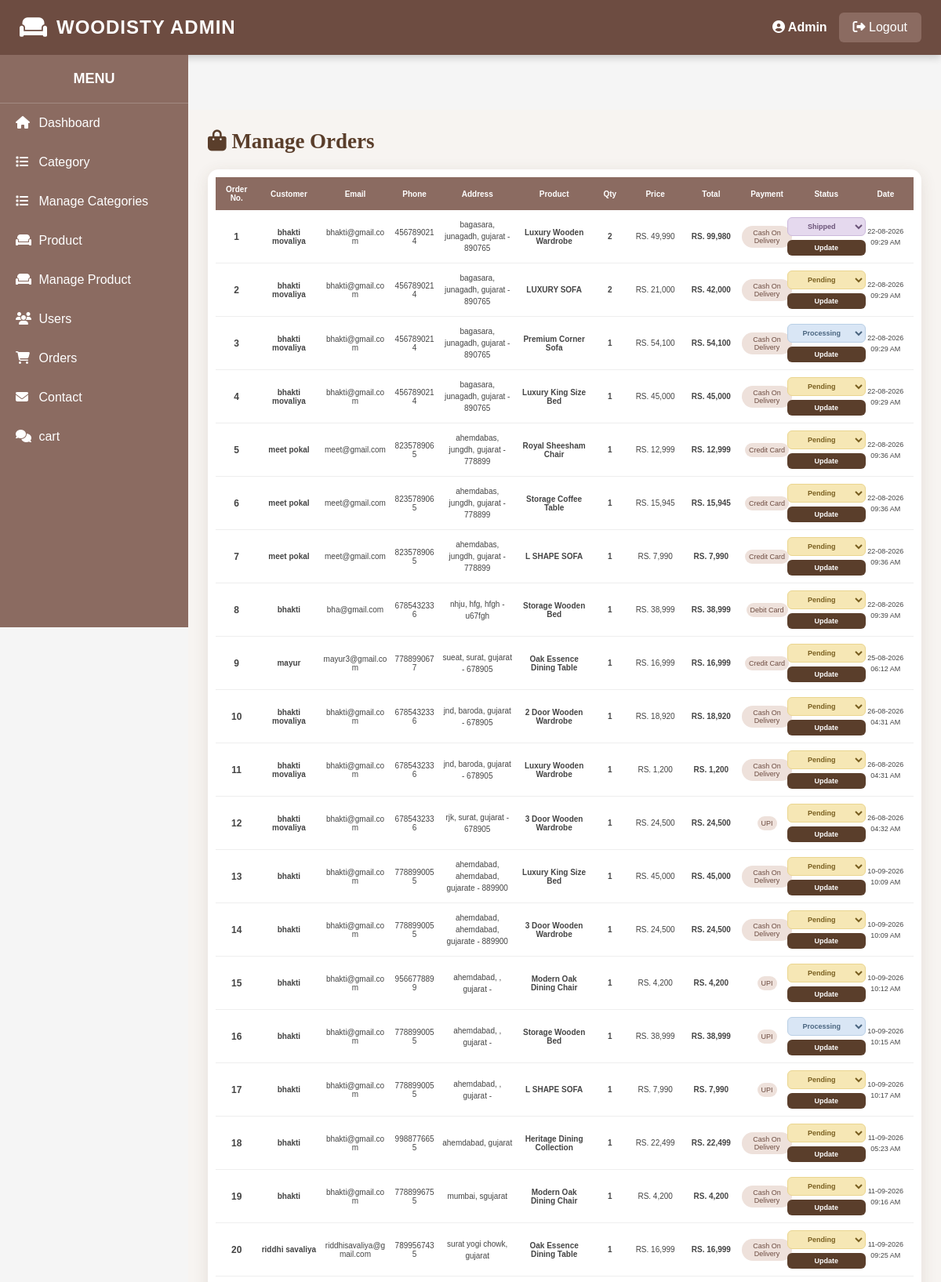
Screenshot of /admin/order.php (signed in, upper part) with the database file from the repository.
### tables this page shows
CREATE TABLE `orders` (
  `id` int(11) NOT NULL,
  `order_number` int(11) NOT NULL,
  `user_id` int(11) DEFAULT NULL,
  `customer_name` varchar(100) NOT NULL,
  `customer_email` varchar(150) NOT NULL,
  `customer_phone` varchar(20) NOT NULL,
  `customer_address` text NOT NULL,
  `product_name` varchar(200) NOT NULL,
  `quantity` int(11) NOT NULL,
  `price` decimal(10,2) NOT NULL,
  `total_amount` decimal(10,2) NOT NULL,
  `payment_method` varchar(50) NOT NULL,
  `order_status` varchar(50) DEFAULT 'Pending',
  `created_at` timestamp NOT NULL DEFAULT CURRENT_TIMESTAMP
);

### admin/order.php (the view, shortened to what this page needs)
<?php
include("../connection.php");
?>
<?php
include("heder.php");
include("sidebar.php");
?>
<link
    rel="stylesheet"
    href="https://cdnjs.cloudflare.com/ajax/libs/font-awesome/6.5.2/css/all.min.css"
>
<div class="content">
    <div class="page-header">
        <h2>
            <i class="fas fa-shopping-bag"></i>
            Manage Orders
        </h2>
    </div>
    <div class="order-table-box">
        <table class="order-table">
            <tr>
                <th>Order No.</th>
                <th>Customer</th>
                <th>Email</th>
                <th>Phone</th>
                <th>Address</th>
                <th>Product</th>
                <th>Qty</th>
                <th>Price</th>
                <th>Total</th>
                <th>Payment</th>
                <th>Status</th>
                <th>Date</th>
            </tr>
<?php
$result = mysqli_query(
    $con,
    "SELECT *
     FROM orders
     ORDER BY created_at ASC, id ASC"
);
$order_display_number = 1;
if(mysqli_num_rows($result) > 0)
{
    while($row = mysqli_fetch_assoc($result))
    {
?>
            <tr>
                <td class="order-id">
                    <?php
                    echo $order_display_number;
                    ?>
                </td>
                <td class="customer-name">
                    <?php
                    echo htmlspecialchars(
                        $row['customer_name']
                    );
                    ?>
                </td>
                <td class="customer-email">
                    <?php
                    echo htmlspecialchars(
                        $row['customer_email']
                    );
                    ?>
                </td>
                <td class="customer-phone">
                    <?php
                    echo htmlspecialchars(
                        $row['customer_phone']
                    );
                    ?>
                </td>
                <td class="customer-address">
                    <?php
                    echo htmlspecialchars(
                        $row['customer_address']
                    );
                    ?>
                </td>
                <td class="product-name">
                    <?php
                    echo htmlspecialchars(
                        $row['product_name']
                    );
                    ?>
                </td>
                <td class="quantity">
                    <?php
                    echo $row['quantity'];
                    ?>
                </td>
                <td class="price">
                    RS.
                    <?php
                    echo number_format(
                        $row['price'],
                        0
                    );
                    ?>
                </td>
                <td class="total">
                    RS.
                    <?php
                    echo number_format(
                        $row['total_amount'],
                        0
                    );
                    ?>
                </td>
                <td>
                    <span class="payment">
                        <?php
                        echo htmlspecialchars(
                            $row['payment_method']
                        );
                        ?>
                    </span>
                </td>
                <td>
<?php
if($row['order_status'] == 'Return Requested')
{
?>
                    <div style="
                        display:flex;
                        flex-direction:column;
                        align-items:center;
                        gap:5px;
                    ">
                        <span class="return-request">
                            <i class="fas fa-undo"></i>
                            Return Requested
                        </span>
                        <small class="return-pending">
                            PENDING
                        </small>
                        <form method="POST">
                            <input
                                type="hidden"
                                name="order_id"
                                value="<?php echo $row['id']; ?>"
                            >
                            <button
                                type="submit"
                                name="approve_return"
                                class="approve-btn"
                            >
                                Approve Return
                            </button>
                        </form>
                        <form method="POST">
                            <input
                                type="hidden"
                                name="order_id"
                                value="<?php echo $row['id']; ?>"
                            >
                            <button
                                type="submit"
                                name="reject_return"
                                class="reject-btn"
                            >
                                Reject Return
                            </button>
                        </form>
                    </div>
<?php
}
elseif($row['order_status'] == 'Return Approved')
{
?>
                    <span class="return-approved">
                        <i class="fas fa-check-circle"></i>
                        Return Approved
                    </span>
<?php
}
elseif($row['order_status'] == 'Return Rejected')
{
?>
                    <span class="return-rejected">
                        <i class="fas fa-times-circle"></i>
                        Return Rejected
                    </span>
<?php
}
else
{
    $status_class = strtolower(
        $row['order_status']
    );
?>
                    <form
                        method="POST"
                        class="status-box"
                    >
                        <select
                            name="order_status"
                            class="status-select <?php echo $status_class; ?>"
                            required
                        >
                            <option
                                value="Pending"
                                <?php
                                if(
                                    $row['order_status']
                                    ==
                                    'Pending'
                                )
                                {
                                    echo 'selected';
                                }
                                ?>
                            >
                                Pending
                            </option>
                            <option
                                value="Processing"
                                <?php
                                if(
                                    $row['order_status']
                                    ==
                                    'Processing'
                                )
                                {
                                    echo 'selected';
                                }
                                ?>
                            >
                                Processing
                            </option>
                            <option
                                value="Shipped"
                                <?php
                                if(
                                    $row['order_status']
                                    ==
                                    'Shipped'
                                )
                                {
                                    echo 'selected';
                                }
                                ?>
                            >
                                Shipped
                            </option>
                        </select>
                        <button
                            type="submit"
                            name="update_status"
                            class="update-btn"
                        >
                            Update
                        </button>
                    </form>
<?php
}
?>
                </td>
                <td class="order-date">
                    <?php
                    echo date(
                        "d-m-Y",
                        strtotime(
                            $row['created_at']
                        )
                    );
                    ?>
                    <br>
                    <?php
                    echo date(
                        "h:i A",
                        strtotime(
                            $row['created_at']
                        )
                    );
                    ?>
                </td>
            </tr>
<?php
        $order_display_number++;
    }
}
?>
        </table>
    </div>
</div>
</body>
</html>

### admin/heder.php (style rules this page uses)
* { margin:0; padding:0; box-sizing:border-box; font-family:Arial,sans-serif; }
body { background:#f5f5f5; }

### admin/sidebar.php (style rules this page uses)
.content { margin-left:240px; margin-top:70px; padding:30px; }

### admin/order.php (style rules this page uses)
.content { margin-left:240px; margin-top:70px; padding:25px; background:#f7f4f1; min-height:calc(100vh - 70px); }
.page-header { margin-bottom:20px; }
.page-header h2 { margin:0; color:#5a3e2b; font-size:27px; font-family:Georgia,serif; }
.order-table-box { background:#fff; padding:10px; border-radius:14px; box-shadow: 0 5px 20px rgba(90,62,43,.12); width:100%; overflow:hidden; }
.order-table { width:100%; table-layout:fixed; border-collapse:collapse; }
.order-table th { background:#8B6B61; color:#fff; padding:10px 4px; text-align:center; font-size:10px; font-weight:bold; word-break:break-word; }
.order-table td { padding:9px 4px; border-bottom:1px solid #eee; color:#444; vertical-align:middle; text-align:center; font-size:10px; word-break:break-word; overflow-wrap:anywhere; }
.order-id { font-weight:bold; color:#6D4C41; font-size:12px !important; }
.customer-name { font-weight:bold; color:#5a3e2b; }
.customer-email { color:#555; word-break:break-all; }
.customer-phone { word-break:break-word; }
.customer-address { line-height:15px; color:#666; }
.product-name { font-weight:bold; color:#5a3e2b; }
.quantity { text-align:center !important; font-weight:bold; }
.price { color:#555; }
.total { color:#8B4F3F; font-weight:bold; }
.payment { background:#eee1db; color:#6D4C41; padding:4px 5px; border-radius:15px; font-size:9px; display:inline-block; word-break:break-word; }
.status-box { display:flex; flex-direction:column; align-items:center; gap:5px; }
.status-select { width:100px; padding:5px 4px; border-radius:6px; font-size:9px; font-weight:bold; cursor:pointer; outline:none; text-align:center; }
.status-select.pending { background:#f6e7b5; border:1px solid #ead58f; color:#795f20; }
.status-select.processing { background:#d9e6f5; border:1px solid #b9cfe5; color:#4b6680; }
.status-select.shipped { background:#e5d9ee; border:1px solid #ccb9db; color:#6b5478; }
.status-select option[value="Pending"] { background:#f6e7b5; color:#795f20; }
.status-select option[value="Processing"] { background:#d9e6f5; color:#4b6680; }
.status-select option[value="Shipped"] { background:#e5d9ee; color:#6b5478; }
.update-btn { width:100px; padding:5px 4px; border:none; border-radius:6px; background:#5a3e2b; color:#fff; font-size:9px; font-weight:bold; cursor:pointer; }
.order-date { color:#666; font-size:9px !important; word-break:break-word; line-height:14px; }
.order-table th:nth-child(1), .order-table td:nth-child(1) { width:6%; }
.order-table th:nth-child(2), .order-table td:nth-child(2) { width:9%; }
.order-table th:nth-child(3), .order-table td:nth-child(3) { width:10%; }
.order-table th:nth-child(4), .order-table td:nth-child(4) { width:7%; }
.order-table th:nth-child(5), .order-table td:nth-child(5) { width:11%; }
.order-table th:nth-child(6), .order-table td:nth-child(6) { width:11%; }
.order-table th:nth-child(7), .order-table td:nth-child(7) { width:5%; }
.order-table th:nth-child(8), .order-table td:nth-child(8) { width:8%; }
.order-table th:nth-child(9), .order-table td:nth-child(9) { width:8%; }
.order-table th:nth-child(10), .order-table td:nth-child(10) { width:8%; }
.order-table th:nth-child(11), .order-table td:nth-child(11) { width:9%; }
.order-table th:nth-child(12), .order-table td:nth-child(12) { width:8%; }

### rows the page displays
orders: customer_name "bhakti movaliya", customer_email "bhakti@gmail.com", customer_phone "4567890214", customer_address "bagasara, junagadh, gujarat - 890765", product_name "Luxury Wooden Wardrobe", quantity "2", price "49,990", total_amount "99,980", payment_method "Cash On Delivery", order_status "Shipped", created_at "22-08-2026", created_at "09:29 AM"
orders: customer_name "bhakti movaliya", customer_email "bhakti@gmail.com", customer_phone "4567890214", customer_address "bagasara, junagadh, gujarat - 890765", product_name "LUXURY SOFA", quantity "2", price "21,000", total_amount "42,000", payment_method "Cash On Delivery", order_status "Pending", created_at "22-08-2026", created_at "09:29 AM"
orders: customer_name "bhakti movaliya", customer_email "bhakti@gmail.com", customer_phone "4567890214", customer_address "bagasara, junagadh, gujarat - 890765", product_name "Premium Corner Sofa", quantity "1", price "54,100", total_amount "54,100", payment_method "Cash On Delivery", order_status "Processing", created_at "22-08-2026", created_at "09:29 AM"
orders: customer_name "bhakti movaliya", customer_email "bhakti@gmail.com", customer_phone "4567890214", customer_address "bagasara, junagadh, gujarat - 890765", product_name "Luxury King Size Bed", quantity "1", price "45,000", total_amount "45,000", payment_method "Cash On Delivery", order_status "Pending", created_at "22-08-2026", created_at "09:29 AM"
orders: customer_name "meet pokal", customer_email "meet@gmail.com", customer_phone "8235789065", customer_address "ahemdabas, jungdh, gujarat - 778899", product_name "Royal Sheesham Chair", quantity "1", price "12,999", total_amount "12,999", payment_method "Credit Card", order_status "Pending", created_at "22-08-2026", created_at "09:36 AM"
orders: customer_name "meet pokal", customer_email "meet@gmail.com", customer_phone "8235789065", customer_address "ahemdabas, jungdh, gujarat - 778899", product_name "Storage Coffee Table", quantity "1", price "15,945", total_amount "15,945", payment_method "Credit Card", order_status "Pending", created_at "22-08-2026", created_at "09:36 AM"
orders: customer_name "meet pokal", customer_email "meet@gmail.com", customer_phone "8235789065", customer_address "ahemdabas, jungdh, gujarat - 778899", product_name "L SHAPE SOFA", quantity "1", price "7,990", total_amount "7,990", payment_method "Credit Card", order_status "Pending", created_at "22-08-2026", created_at "09:36 AM"
orders: customer_name "bhakti", customer_email "bha@gmail.com", customer_phone "6785432336", customer_address "nhju, hfg, hfgh - u67fgh", product_name "Storage Wooden Bed", quantity "1", price "38,999", total_amount "38,999", payment_method "Debit Card", order_status "Pending", created_at "22-08-2026", created_at "09:39 AM"
orders: customer_name "mayur", customer_email "mayur3@gmail.com", customer_phone "7788990677", customer_address "sueat, surat, gujarat - 678905", product_name "Oak Essence Dining Table", quantity "1", price "16,999", total_amount "16,999", payment_method "Credit Card", order_status "Pending", created_at "25-08-2026", created_at "06:12 AM"
orders: customer_name "bhakti movaliya", customer_email "bhakti@gmail.com", customer_phone "6785432336", customer_address "jnd, baroda, gujarat - 678905", product_name "2 Door Wooden Wardrobe", quantity "1", price "18,920", total_amount "18,920", payment_method "Cash On Delivery", order_status "Pending", created_at "26-08-2026", created_at "04:31 AM"
orders: customer_name "bhakti movaliya", customer_email "bhakti@gmail.com", customer_phone "6785432336", customer_address "jnd, baroda, gujarat - 678905", product_name "Luxury Wooden Wardrobe", quantity "1", price "1,200", total_amount "1,200", payment_method "Cash On Delivery", order_status "Pending", created_at "26-08-2026", created_at "04:31 AM"
orders: customer_name "bhakti movaliya", customer_email "bhakti@gmail.com", customer_phone "6785432336", customer_address "rjk, surat, gujarat - 678905", product_name "3 Door Wooden Wardrobe", quantity "1", price "24,500", total_amount "24,500", payment_method "UPI", order_status "Pending", created_at "26-08-2026", created_at "04:32 AM"
orders: customer_name "bhakti", customer_email "bhakti@gmail.com", customer_phone "7788990055", customer_address "ahemdabad, ahemdabad, gujarate - 889900", product_name "Luxury King Size Bed", quantity "1", price "45,000", total_amount "45,000", payment_method "Cash On Delivery", order_status "Pending", created_at "10-09-2026", created_at "10:09 AM"
orders: customer_name "bhakti", customer_email "bhakti@gmail.com", customer_phone "7788990055", customer_address "ahemdabad, ahemdabad, gujarate - 889900", product_name "3 Door Wooden Wardrobe", quantity "1", price "24,500", total_amount "24,500", payment_method "Cash On Delivery", order_status "Pending", created_at "10-09-2026", created_at "10:09 AM"
orders: customer_name "bhakti", customer_email "bhakti@gmail.com", customer_phone "9566778899", customer_address "ahemdabad, , gujarat -", product_name "Modern Oak Dining Chair", quantity "1", price "4,200", total_amount "4,200", payment_method "UPI", order_status "Pending", created_at "10-09-2026", created_at "10:12 AM"
orders: customer_name "bhakti", customer_email "bhakti@gmail.com", customer_phone "7788990055", customer_address "ahemdabad, , gujarat -", product_name "Storage Wooden Bed", quantity "1", price "38,999", total_amount "38,999", payment_method "UPI", order_status "Processing", created_at "10-09-2026", created_at "10:15 AM"
orders: customer_name "bhakti", customer_email "bhakti@gmail.com", customer_phone "7788990055", customer_address "ahemdabad, , gujarat -", product_name "L SHAPE SOFA", quantity "1", price "7,990", total_amount "7,990", payment_method "UPI", order_status "Pending", created_at "10-09-2026", created_at "10:17 AM"
orders: customer_name "bhakti", customer_email "bhakti@gmail.com", customer_phone "9988776655", customer_address "ahemdabad, gujarat", product_name "Heritage Dining Collection", quantity "1", price "22,499", total_amount "22,499", payment_method "Cash On Delivery", order_status "Pending", created_at "11-09-2026", created_at "05:23 AM"
orders: customer_name "bhakti", customer_email "bhakti@gmail.com", customer_phone "7788996755", customer_address "mumbai, sgujarat", product_name "Modern Oak Dining Chair", quantity "1", price "4,200", total_amount "4,200", payment_method "Cash On Delivery", order_status "Pending", created_at "11-09-2026", created_at "09:16 AM"
orders: customer_name "riddhi savaliya", customer_email "riddhisavaliya@gmail.com", customer_phone "7899567435", customer_address "surat yogi chowk, gujarat", product_name "Oak Essence Dining Table", quantity "1", price "16,999", total_amount "16,999", payment_method "Cash On Delivery", order_status "Pending", created_at "11-09-2026", created_at "09:25 AM"
